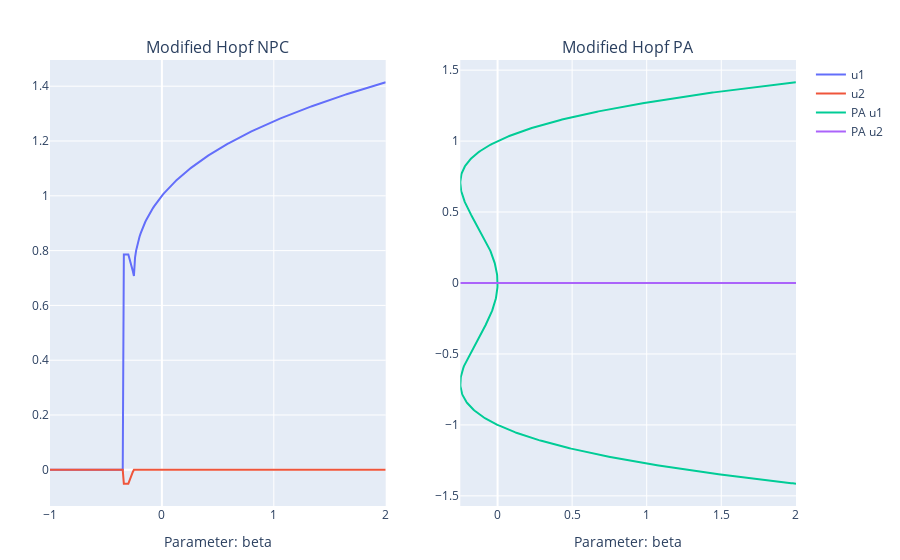

Notebook code cell kept with this figure:
### Markdown cell above
Note that it is possible to add titles to the plots by passing keyword arguments to the Plotly layout function inside of `plot_continuation`. We can make a second plot for the modified Hopf normal form, which is 4th order:

### Code cell
modified_hopf_npc_plot = plot_continuation(
    hopf2d_modified,
    [1 1],
    6,
    "beta",
    2:-0.01:-1,
    method = "npc",
    title = "Modified Hopf NPC",
)
modified_hopf_pa_plot = plot_continuation(
    hopf2d_modified,
    [1 1],
    6,
    "beta",
    2:-0.01:-1,
    method = "pa",
    title = "Modified Hopf Pseudo-Arclength",
    labels = ["PA u1", "PA u2"],
)

modified_hopf_plot = [modified_hopf_npc_plot modified_hopf_pa_plot]
relayout!(modified_hopf_plot)
modified_hopf_plot

### Figure 1 — Plotly figure (JSON) as saved in the notebook; plotly's stock layout.template omitted (floating-point values rounded to 4 significant figures; data arrays with more than 128 entries replaced by an {"elided": "..."} marker saying what was removed)
{"data": [{"mode": "lines", "name": "u1", "type": "scatter", "x": {"elided": "301 float values"}, "xaxis": "x1", "y": {"elided": "301 float values"}, "yaxis": "y1"}, {"mode": "lines", "name": "u2", "type": "scatter", "x": {"elided": "301 float values"}, "xaxis": "x1", "y": {"elided": "301 float values"}, "yaxis": "y1"}, {"mode": "lines", "name": "PA u1", "type": "scatter", "x": {"elided": "621 float values"}, "xaxis": "x2", "y": {"elided": "621 float values"}, "yaxis": "y2"}, {"mode": "lines", "name": "PA u2", "type": "scatter", "x": {"elided": "621 float values"}, "xaxis": "x2", "y": {"elided": "621 float values"}, "yaxis": "y2"}], "layout": {"annotations": [{"font": {"size": 16}, "showarrow": false, "text": "Modified Hopf NPC", "x": 0.225, "xanchor": "center", "xref": "paper", "y": 1, "yanchor": "bottom", "yref": "paper"}, {"font": {"size": 16}, "showarrow": false, "text": "Modified Hopf PA", "x": 0.775, "xanchor": "center", "xref": "paper", "y": 1, "yanchor": "bottom", "yref": "paper"}], "margin": {"b": 50, "l": 50, "r": 50, "t": 60}, "xaxis1": {"anchor": "y1", "domain": [0, 0.45], "title": {"text": "Parameter: beta"}}, "xaxis2": {"anchor": "y2", "domain": [0.55, 1], "title": {"text": "Parameter: beta"}}, "yaxis1": {"anchor": "x1", "domain": [0, 1]}, "yaxis2": {"anchor": "x2", "domain": [0, 1]}}}
